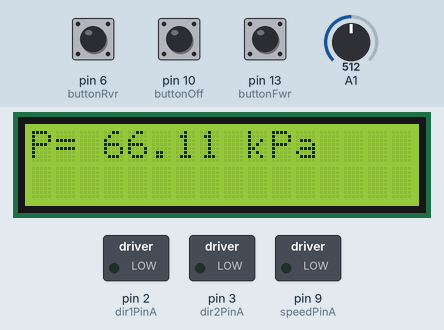
A sketch run on a simulated Arduino Uno, built with avr-gcc and run on an emulated ATmega328P. Parts: 16×2 character LCD, switched loads named in the sketch (green lamp = pin HIGH). The inputs (shaded band) are chosen by the test bench; at power-on: pin 10 (buttonOff) LOW, pin 13 (buttonFwr) LOW, A1 = 512, pin 6 (buttonRvr) LOW. What the sketch prints to the serial monitor is not drawn.

Above: at 1.2 s.
1.3 s: pin 10 (buttonOff) pulled HIGH for 0.15 s
At 1.9 s:
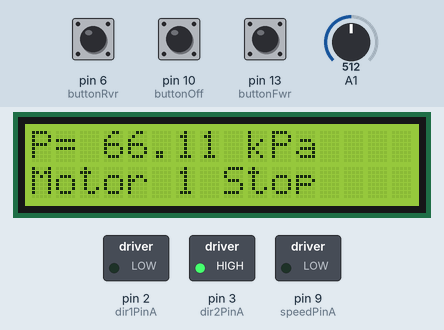
2.9 s: pin 13 (buttonFwr) pulled HIGH for 0.15 s
At 3.8 s:
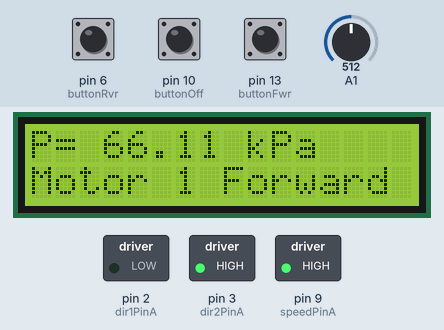
4.5 s: A1 set to 724
At 5.0 s:
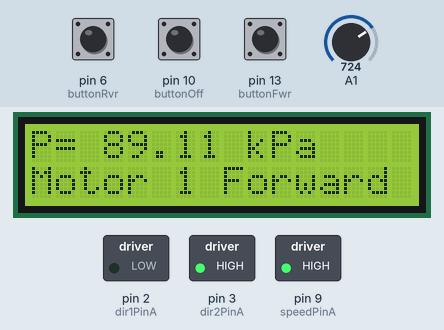
6.0 s: A1 set to 741
At 7.3 s:
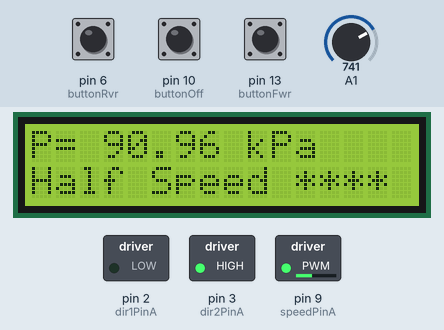
7.7 s: A1 set to 817
At 8.9 s:
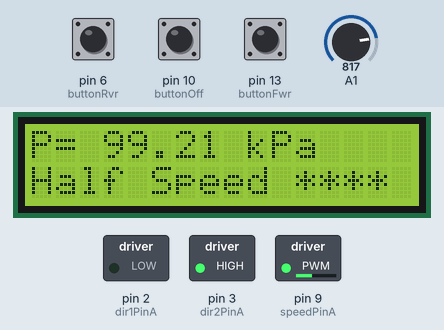
9.3 s: A1 set to 833
At 10.4 s:
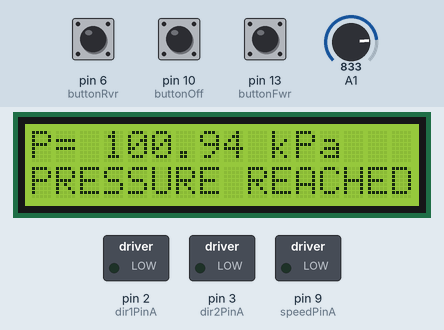
Timing chart, 0 to 12.0 s (numbered marks = the images above; inputs shaded):
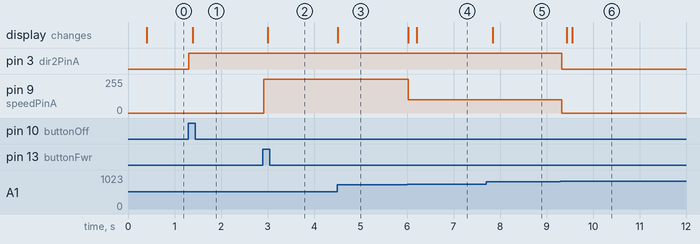

Measured:
- the behaviour switches between 732 and 733 on A1 (found by bisection; images 3 and 4)
- the behaviour switches between 824 and 825 on A1 (found by bisection; images 5 and 6)
- after the input at 1.3 s, pin 3 (dir2PinA): LOW → HIGH at once; the display: changes after 0.09 s (image 1)
- after the input at 2.9 s, pin 9 (speedPinA): 0/255 → 255/255 at once; the display: changes after 0.11 s (image 2)
- after the input at 4.5 s, the display: changes at once (image 3)
- after the input at 6.0 s, pin 9 (speedPinA): 255/255 → 100/255 at once; the display: first changes at once (image 4 shows a later state)
- after the input at 7.7 s, the display: changes after 0.15 s (image 5)
- after the input at 9.3 s, pin 3 (dir2PinA): HIGH → LOW at once; pin 9 (speedPinA): 100/255 → 0/255 at once; the display: first changes after 0.13 s (image 6 shows a later state)

The sketch:

motor+pressure+lcd.ino
```cpp
// Sample using LiquidCrystal library

#include <LiquidCrystal.h>

// Declare L298N Dual H-Bridge Motor Controller directly since there is not a library to load

// Motor 1

int dir1PinA = 2;
int dir2PinA = 3;
int speedPinA = 9; // Needs to be a PWM pin to be able to control motor speed


// Constants

const int buttonFwr = 13;
const int buttonOff = 10;
const int buttonRvr = 6;

// Variables

int buttonFwrState = 0;
int buttonOffState = 0;
int buttonRvrState = 0;

// Initialize the library with the numbers of the interface pins

LiquidCrystal lcd (12, 11, 5, 4, 7, 8);

// Stores time for milli() function **replaces delay(), critical software function**

unsigned long interval = 400; // The time we need to wait
unsigned long previousMillis = 0; //  Millis() returns an unsigned long

// Pressure Sensor Definition

float readPressure(int pin)

{
        int pressureValue = analogRead(A1);
        float pressure = ((pressureValue / 1024.0) + 0.095) / 0.000009;
        return pressure;
}


// boolean claims (True or False)

bool forwardstate = false;
bool reversestate = false;

void setup()

{
        // Set up the LCD's number of columns and rows

        lcd.begin(16, 2);
        lcd.clear();

        // Initialize serial communication @ 9600 baud:

        Serial.begin(9600);

        // Define L298N Dual H-Bridge Motor Controller Pins

        pinMode(dir1PinA, OUTPUT);
        pinMode(dir2PinA, OUTPUT);
        pinMode(speedPinA, OUTPUT);

        // Define Pushbutton Pins

        pinMode(buttonFwr, INPUT);
        pinMode(buttonOff, INPUT);
        pinMode(buttonRvr, INPUT);
}

void loop()

{

        //Debugging
        Serial.println(reversestate);

        // Digital States of Pushbuttons

        buttonFwrState = digitalRead(buttonFwr);
        buttonOffState = digitalRead(buttonOff);
        buttonRvrState = digitalRead(buttonRvr);

        // Pressure Sensor

        float pressure = readPressure(A1);
        float millibars = pressure / 100;
        float kilopascal = pressure / 1000;

        // Constant LCD Display of Pressure Value (Regardless of Functions)

        unsigned long currentMillis = millis();
        if ((unsigned long)(currentMillis - previousMillis) >= interval) // ((time since last screen refresh - 0) >= 400) measured in milliseconds

        {
                lcd.setCursor(0,0); // Writes text for top row
                lcd.print("P= "); // Prints Pressure Sensor Val to LCD
                lcd.print(kilopascal);
                lcd.print( " kPa "); // Displays Pressure Value in Pascals (Pa)
                previousMillis = millis();
        }

        // Inflate Button Functions

        if (((forwardstate == false) && (buttonFwrState == HIGH)) || (forwardstate == true))

        {
                Serial.println("hello world."); // Debugging Easter Egg
                forwardstate = true;

                // Runs motor until pressure reaches max pressure

                if (pressure < 89999.00)         // Setting PressMAX to 100kPa

                {
                        analogWrite(speedPinA, 255);           // Sets speed variable via PWM
                        digitalWrite(dir1PinA, LOW);
                        digitalWrite(dir2PinA, HIGH);

                        // Serial Display

                        Serial.println("Motor 1 Forward");         // Prints out “Motor 1 Forward” on the serial monitor
                        Serial.println("   ");         // Creates a blank line printed on the serial monitor
                        Serial.println();
                        Serial.print("Pressure = ");
                        Serial.print(pressure);
                        Serial.println(" pascals ");
                        Serial.print("Pressure = ");
                        Serial.print(millibars);
                        Serial.println(" millibars ");
                        Serial.println();

                        //LCD Display Input Settings

                        lcd.setCursor(0,1);         // Writes text for bottom row
                        lcd.print("Motor 1 Forward    ");
                }

                if (pressure > 90000.00 && pressure < 100000.00)

                {
                        analogWrite(speedPinA, 100); // Sets speed variable via PWM
                        digitalWrite(dir1PinA, LOW);
                        digitalWrite(dir2PinA, HIGH);
                        lcd.setCursor(0,1);
                        lcd.print("Half Speed ****");
                }
                // Stops motor once pressure reaches max value

                else if (pressure > 100001.00)

                {

                        analogWrite(speedPinA, 0);         // Sets speed variable via PWM
                        digitalWrite(dir1PinA, LOW);
                        digitalWrite(dir2PinA, LOW);
                        Serial.println("Motor 1 Forward");         // Prints out “Motor 1 Forward” on the serial monitor
                        Serial.println();
                        Serial.print("Pressure = ");
                        Serial.print(pressure);
                        Serial.println(" pascals ");
                        Serial.println();
                        Serial.println("****Pressure Successfully Reached****");
                        Serial.println();
                        Serial.println(reversestate); // reversestate debugging


                        // LCD Display Input Settings

                        lcd.setCursor(0,1);         // Writes text for bottom row
                        lcd.print("PRESSURE REACHED    ");
                }
        }

        if ((forwardstate == true) && ((buttonOffState == HIGH) || (forwardstate == false)))

        {
                forwardstate = false;
                analogWrite(speedPinA, 0);
                digitalWrite(dir1PinA, LOW);
                digitalWrite(dir2PinA, LOW);

                // Debugging
                Serial.println(forwardstate);
                Serial.println(reversestate);
        }

// Off Button Functions

        if (buttonOffState == HIGH)

        {
                // Motor 1 Stop (Freespin)

                analogWrite(speedPinA, 0);
                digitalWrite(dir1PinA, LOW);
                digitalWrite(dir2PinA, HIGH);

                // Serial Display

                Serial.println("Motor 1 Stop");
                Serial.println("   ");
                Serial.println();
                Serial.print("Pressure = ");
                Serial.print(pressure);
                Serial.println(" pascals ");
                Serial.print("Pressure = ");
                Serial.print(millibars);
                Serial.println(" millibars ");
                Serial.println();

                // LCD Display Input Settings

                lcd.setCursor(0,1);         // Writes text for bottom row
                lcd.print("Motor 1 Stop     ");
        }

// Deflate Button Functions

        if (((reversestate == false) && (buttonRvrState == HIGH)) || (reversestate == true))

        {
                reversestate = true;

                // Motor 1 Reverse

                if (pressure > 100000.00)

                {
                        analogWrite(speedPinA, 255);
                        digitalWrite(dir1PinA, HIGH);
                        digitalWrite(dir2PinA, LOW);

                        // Serial Display

                        Serial.println("Motor 1 Reverse");
                        Serial.println("   ");
                        Serial.println();
                        Serial.print("Pressure = ");
                        Serial.print(pressure);
                        Serial.println(" pascals ");
                        Serial.print("Pressure = ");
                        Serial.print(millibars);
                        Serial.println(" millibars ");
                        Serial.println();

                        // LCD Display Input Settings

                        lcd.setCursor(0,1); // Writes text for bottom row
                        lcd.print("Motor 1 Reverse    ");
                }

                else if (pressure <= 20000.00)

                {
                        Serial.println("wutdoing y'all?");
                        analogWrite(speedPinA, 0);
                        digitalWrite(dir1PinA, LOW);
                        digitalWrite(dir2PinA, LOW);

                        // LCD Display

                        lcd.setCursor(0,1); //Writes text for bottom row
                        lcd.print(" ***DEFLATED*** ");
                }
        }
        if ((reversestate == true) && ((buttonOffState == HIGH) || (reversestate == false)))

        {
                reversestate = false;
                analogWrite(speedPinA, 0);
                digitalWrite(dir1PinA, LOW);
                digitalWrite(dir2PinA, LOW);
        }
}
```
